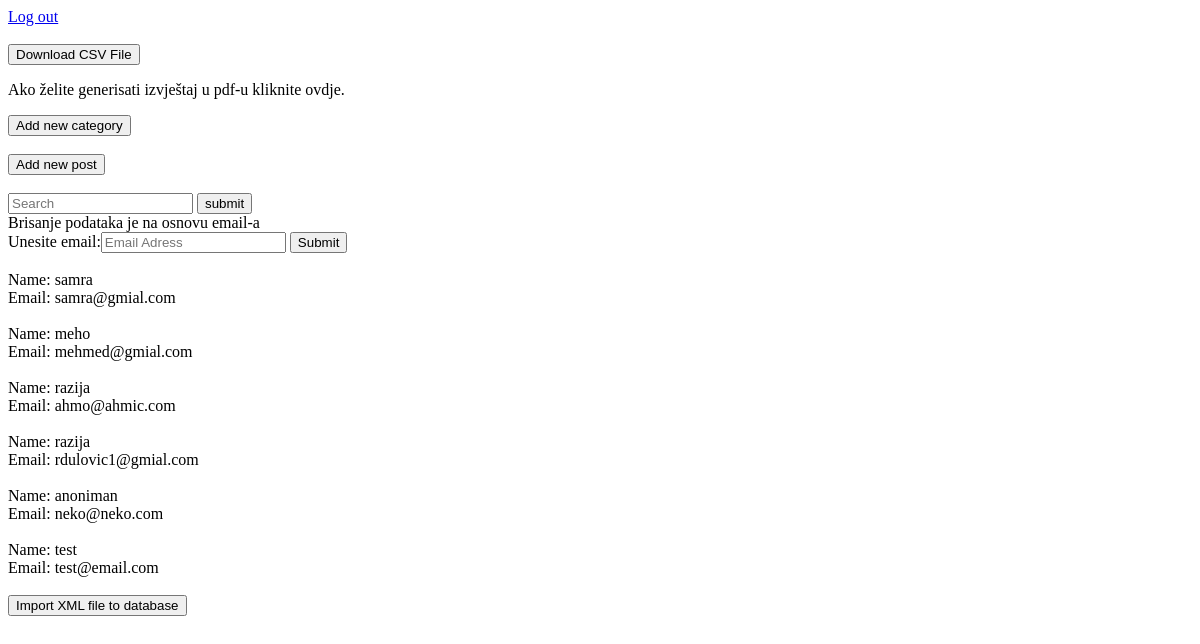
The app's page /program.php, older data.
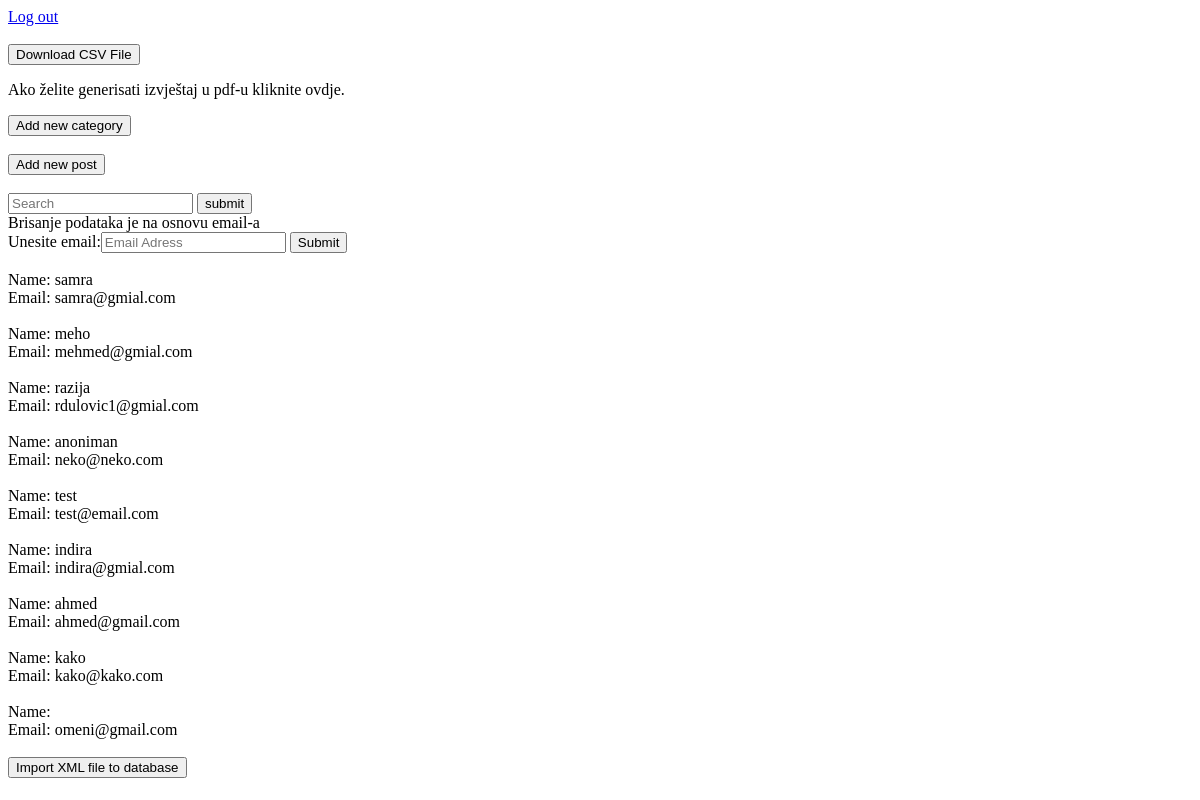
The same page, newer data.
### tables this page shows
CREATE TABLE `contacts` (
  `id` int(11) NOT NULL,
  `name` varchar(255) NOT NULL,
  `email` varchar(255) NOT NULL,
  `comment` text NOT NULL
);

### program.php (the view, shortened to what this page needs)
<?php
	$conn = new mysqli("localhost","root","","healty_life");
 ?>
<!DOCTYPE html>
<html>
<head>
</head>
<body>
    <a id="linkLogout" href="logout.php"> Log out </a><br><br>
    <input type="button" onclick="location.href='csvDownload.php';" value="Download CSV File" /> <br>
    <p>Ako želite generisati izvještaj u pdf-u kliknite <a onclick="location.href='pdfGenerate.php';">ovdje.</a></p>
    <input type="button" onclick="location.href='addCategory.php';" value="Add new category" /> <br> <br>
    <input type="button" onclick="location.href='addPost.php';" value="Add new post" /> <br><br>
	<form action="<?php echo htmlspecialchars($_SERVER['PHP_SELF']); ?>">
		<?php
			$name = "";
		?>
		<input type="text" name="search" placeholder="Search" value="<?php echo $name ?>">
		<input type="submit" value="submit">
		<br>
	</form>
    <form method="POST" action="<?php echo htmlspecialchars($_SERVER['PHP_SELF']); ?>">
	    Brisanje podataka je na osnovu email-a<br>
        Unesite email:<input type="text" id="email" name="email" placeholder="Email Adress">
		<input type="submit" value="Submit" name="ok">
	</form>
     <br>
     <form method="get" action="program.php">
	 <?php
	 	$query = "SELECT * FROM `contacts`";
		$result = $conn->query($query);
		if ($result->num_rows > 0) {
		    while($row = $result->fetch_assoc()) {
		        echo "Name: " . $row["name"]. "<br> Email: " . $row["email"]. "<br><br>";
		    }
		} else {
		    echo "0 results";
		}
	?>
	 </form>
	<form method="post" action="xmltodatabase.php">
		<input type="submit" value="Import XML file to database" />
	</form>
</body>
</html>

Row changes from the older to the newer data that the page shows:
removed contacts: name "razija", email "ahmo@ahmic.com"
added contacts: name "indira", email "indira@gmial.com"
added contacts: name "ahmed", email "ahmed@gmail.com"
added contacts: name "kako", email "kako@kako.com"
added contacts: email "omeni@gmail.com"
